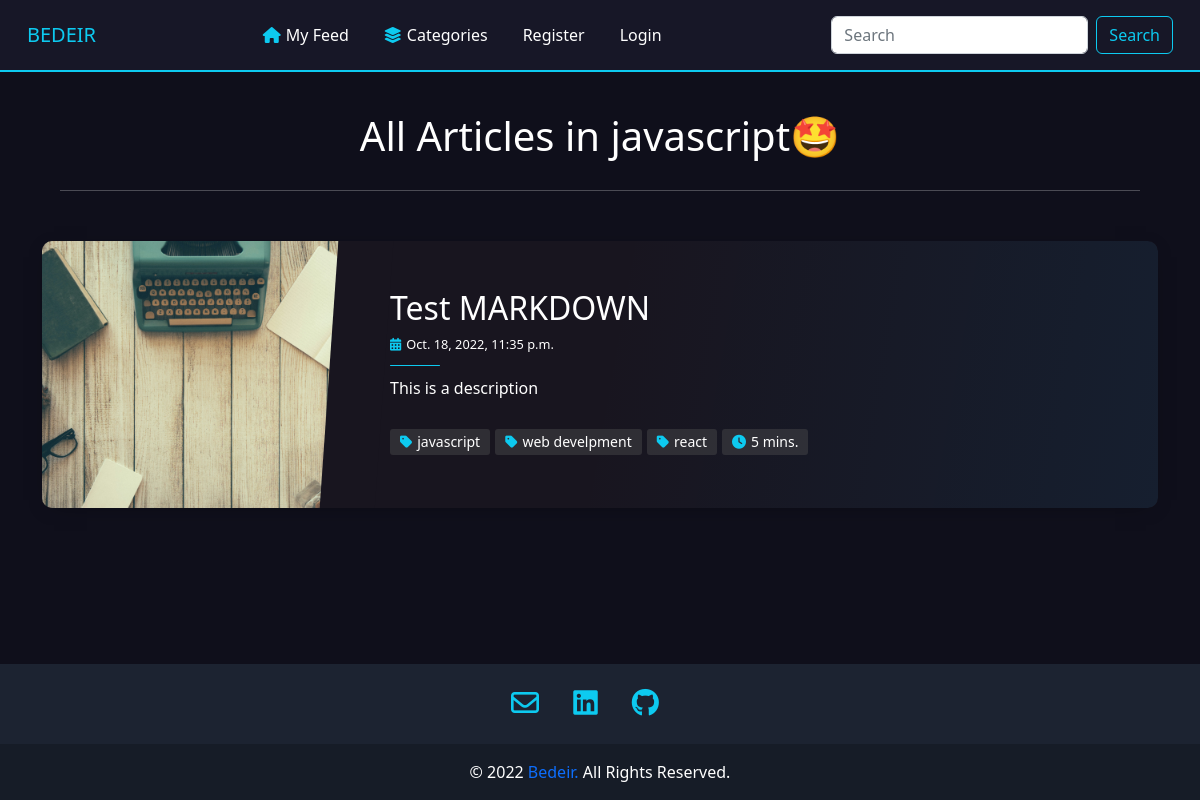
/category/javascript, run on the app's committed database.
### blog/models.py (models this page shows, shortened)
class Article(models.Model):
  categoryList = [
        ("javascript" , "JavaScript"),
        ("web develpment" , "Web Develpment"),
        ("react" , "React"),
        ("python" , "Python"),
        ("other", "Other"),
    ]
  owner = models.ForeignKey(User, on_delete=models.CASCADE, related_name='articles')
  title = models.CharField(max_length = 200)
  desc = models.CharField(max_length = 200)
  artImage = models.ImageField(upload_to = 'art_photos', default = './images/default.jpg', null = True, blank = True)
  content = models.TextField()
  category = MultiSelectField(choices=categoryList,  max_choices=3)
  created = models.DateTimeField(default=now, editable=False)
  bookmarks = models.ManyToManyField(User, related_name='bookmarks')
  upvote = models.ManyToManyField(User, related_name='up')
  downvote = models.ManyToManyField(User, related_name='down')
  class Meta:
    ordering = ['-created']

### blog/views.py (the view)
# urls.py: path('category/<str:name>', views.category, name = 'category'),
def category(request, name):
  targetArticles = []
  allArticles = Article.objects.all()
  for art in allArticles:
    for cat in art.category:
      if (cat == name):
        targetArticles.append(art)
  return render(request, 'category.html', {
    'title': name,
    'targetArticle': targetArticles,
  })

### blog/templates/category.html (shortened to what this page needs)
{% extends './layout.html' %}
{% load static %}
{% block links %}
  <link rel="stylesheet" href="{% static 'css/index.css' %}">
{% endblock links %}
{% block body %}
<div class="header">
  <h1>All Articles in {{title}}🤩</h1>
  <hr>
</div>
<div class="container blog-content">
  {% for post in targetArticle %}
  <article class="postcard dark blue" data-card="{{post.id}}">
    <a class="postcard__img_link" href="{% url 'blog:singleArt' post.id %}">
      {% if post.artImage %}
        <img
          class="postcard__img"
          src="{{ post.artImage.url }}"
          alt="Image Title"
        />
      {% else %}
        <img
        class="postcard__img"
        src="../../media/images/default.jpg"
        alt="Image Title"
        />
      {% endif %}
    </a>
    <div class="postcard__text">
      <h1 class="postcard__title blue"><a href="{% url 'blog:singleArt' post.id %}">{{ post.title }}</a></h1>
      <div class="postcard__subtitle small">
          <i class="fas fa-calendar-alt mr-2"></i>{{ post.created }}
      </div>
      <div class="postcard__bar"></div>
      <div class="postcard__preview-txt">
        {{ post.desc }}
      </div>
      <ul class="postcard__tagbox">
        {% for cat in post.category %}
        <li class="tag__item"><i class="fas fa-tag mr-2"></i>{{cat}}</li>
        {% endfor %}
        <li class="tag__item"><i class="fas fa-clock mr-2"></i>5 mins.</li>
      </ul>
    </div>
  </article>
  {% empty %}
  <div class="alert alert-info" role="alert">
    <strong>There are no Aritcles on this category.</strong>
  </div>
  {% endfor %}
</div>
{% endblock body %}

### blog/static/css/layout.css (style rules this page uses)
:root { --base-color: #0f0f1b; --second-color: #171727; --mid-color: #161e2e; --back-color: #bbe1fa; --primary-color: 111, 76, 255; --text-color: 256, 256, 256; }
* { padding: 0; margin: 0; box-sizing: border-box; }
li { margin-right: 19px; }
body { background-color: var(--base-color); display: flex; flex-direction: column; min-height: 100vh; }
i { color: var(--bs-cyan); margin-right: 5px; }
.header { text-align: center; color: var(--bs-white); margin-top: 40px; }
.header hr { margin: 30px auto; width: 90%; }

### blog/static/css/index.css (style rules this page uses)
body { font-size: 16px; color: #ffffff; text-rendering: optimizeLegibility; font-weight: initial; }
.dark { background: #110f16; }
a, a:hover { text-decoration: none; transition: color 0.3s ease-in-out; }
.postcard { flex-wrap: wrap; display: flex; box-shadow: 0 4px 21px -12px rgba(0, 0, 0, 0.66); border-radius: 10px; margin: 0 0 2rem 0; overflow: hidden; position: relative; color: #ffffff; }
.postcard.dark { background-color: #18151f; }
.postcard a { color: inherit; }
.postcard h1, .postcard .h1 { margin-bottom: 0.5rem; font-weight: 500; line-height: 1.2; }
.postcard .small { font-size: 80%; }
.postcard .postcard__title { font-size: 1.75rem; }
.postcard .postcard__img { max-height: 180px; width: 100%; object-fit: cover; position: relative; }
.postcard .postcard__img_link { display: contents; }
.postcard .postcard__bar { width: 50px; height: 10px; margin: 10px 0; border-radius: 5px; background-color: #424242; transition: width 0.2s ease; }
.postcard .postcard__text { padding: 1.5rem; position: relative; display: flex; flex-direction: column; }
.postcard .postcard__preview-txt { overflow: hidden; text-overflow: ellipsis; text-align: justify; height: 100%; }
.postcard .postcard__tagbox { display: flex; flex-flow: row wrap; font-size: 14px; margin: 20px 0 0 0; padding: 0; justify-content: center; }
.postcard .postcard__tagbox .tag__item { display: inline-block; background: rgba(83, 83, 83, 0.4); border-radius: 3px; padding: 2.5px 10px; margin: 0 5px 5px 0; cursor: default; user-select: none; transition: background-color 0.3s; }
.postcard:before { content: ""; position: absolute; top: 0; right: 0; bottom: 0; left: 0; background-image: linear-gradient(-70deg, #424242, transparent 50%); opacity: 1; border-radius: 10px; }
@media screen and (min-width: 769px) { .postcard { flex-wrap: inherit; } }
@media screen and (min-width: 769px) { .postcard .postcard__title { font-size: 2rem; } }
@media screen and (min-width: 769px) { .postcard .postcard__tagbox { justify-content: start; } }
@media screen and (min-width: 769px) { .postcard .postcard__img { max-width: 300px; max-height: 100%; transition: transform 0.3s ease; } }
@media screen and (min-width: 769px) { .postcard .postcard__text { padding: 3rem; width: 100%; } }
@media screen and (min-width: 769px) { .postcard:nth-child(2n+1) { flex-direction: row; } }
@media screen and (min-width: 769px) { .postcard:nth-child(2n+1) .postcard__text::before { left: -12px !important; transform: rotate(4deg); } }
@media screen and (min-width: 1024px) { .postcard__text { padding: 2rem 3.5rem; } }
@media screen and (min-width: 1024px) { .postcard__text:before { content: ""; position: absolute; display: block; top: -20%; height: 130%; width: 55px; } }
@media screen and (min-width: 1024px) { .postcard.dark .postcard__text:before { background: #18151f; } }
.blue .postcard__bar { background-color: var(--bs-cyan); }
.blue::before { background-image: linear-gradient(-30deg, rgba(0, 118, 189, 0.1), transparent 50%); }
@media screen and (min-width: 769px) { .blue::before { background-image: linear-gradient(-80deg, rgba(0, 118, 189, 0.1), transparent 50%); } }
.blog-content { margin-top: 50px; margin-bottom: 50px; }

### data on the page
Article: artImage (placeholder picture), title "Test MARKDOWN", created "Oct. 18, 2022, 11:35 p.m.", desc "This is a description", category "javascript" "web develpment" "react"

### other printed values
{{ title }} "javascript"
